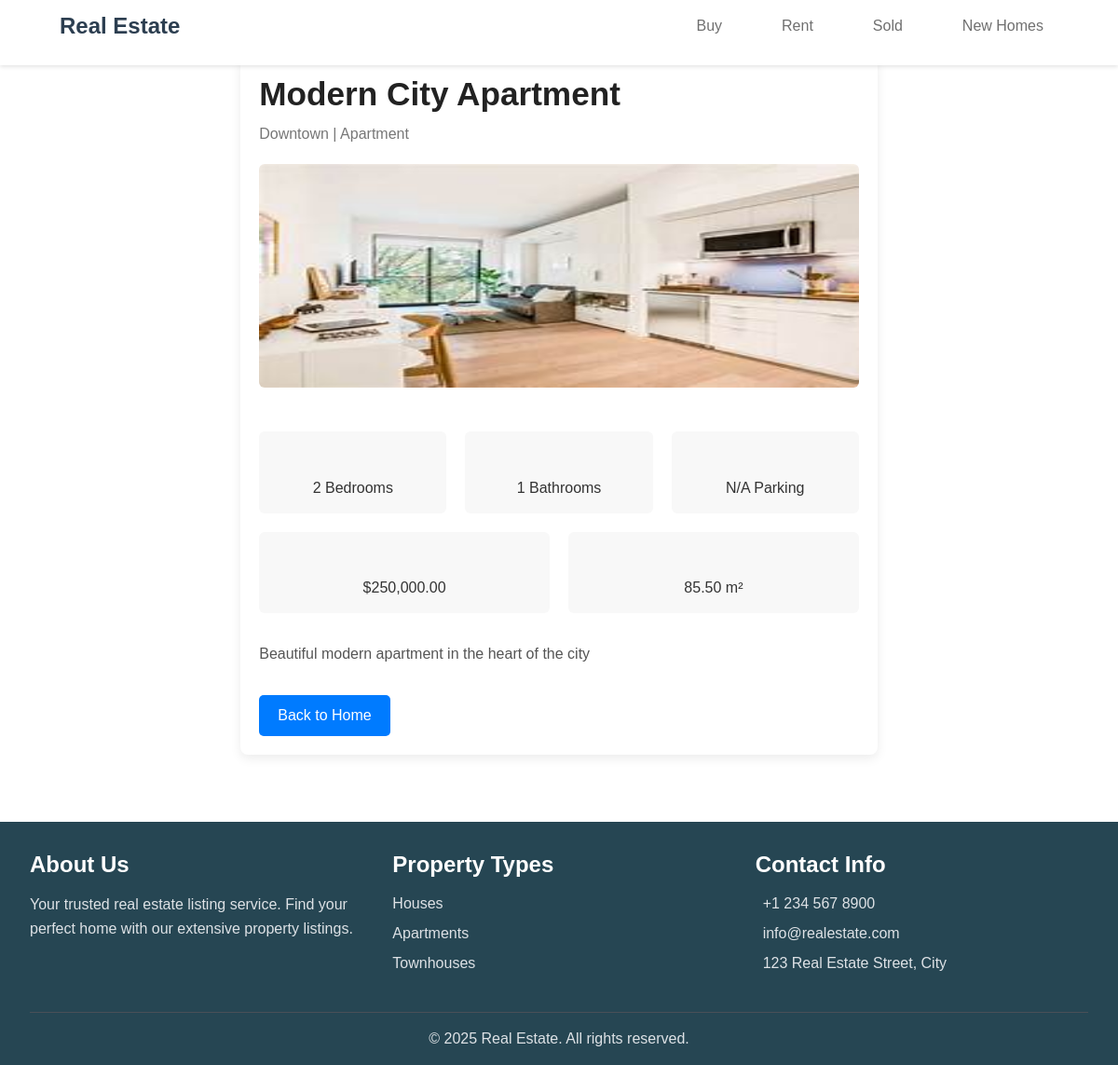
The page /property.php?id=1 on the database as committed earlier.
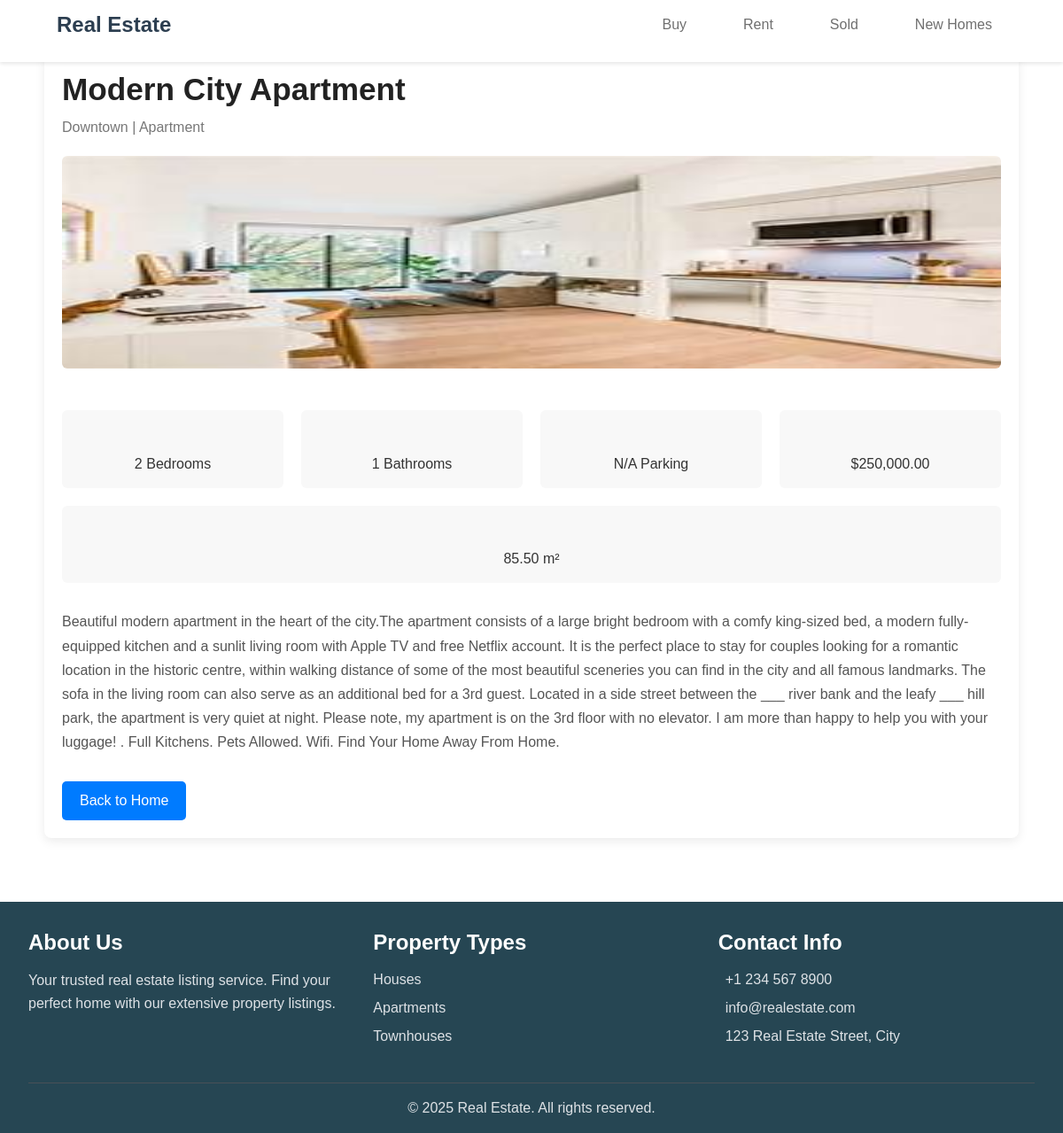
The same page on the database as committed later.
### tables this page shows
CREATE TABLE `properties` (
  `id` int(11) NOT NULL AUTO_INCREMENT,
  `title` varchar(100) NOT NULL,
  `description` text DEFAULT NULL,
  `price` decimal(10,2) DEFAULT NULL,
  `location` varchar(100) DEFAULT NULL,
  `property_type` varchar(50) DEFAULT NULL,
  `bedrooms` int(11) DEFAULT NULL,
  `bathrooms` int(11) DEFAULT NULL,
  `area` decimal(10,2) DEFAULT NULL,
  `featured` tinyint(1) DEFAULT 0,
  `image_url` varchar(255) DEFAULT NULL,
  `created_at` timestamp NOT NULL DEFAULT current_timestamp(),
  `category_id` int(11) DEFAULT NULL,
  `status` varchar(50) DEFAULT 'available',
  `is_new` tinyint(1) DEFAULT 0,
  PRIMARY KEY (`id`),
  KEY `category_id` (`category_id`)
);

### property.php (the view, shortened to what this page needs)
<?php
require_once 'includes/database.php';
$property_id = (int)$_GET['id'];
$stmt = $conn->prepare("SELECT * FROM properties WHERE id = ?");
$stmt->execute([$property_id]);
$property = $stmt->fetch(PDO::FETCH_ASSOC);
?>
<!DOCTYPE html>
<html lang="en">
<head>
    <link rel="stylesheet" href="assets/css/property.css">
    <link rel="stylesheet" href="assets/css/variables.css" as="style">
    <link rel="stylesheet" href="assets/css/main.css" as="style">
    <link rel="stylesheet" href="assets/css/home.css" as="style">
</head>
<body>
    <?php include 'includes/header.php'; ?>
    <main class="property-details">
        <div class="property-container">
    <div class="property-header">
        <h1><?= htmlspecialchars($property['title']) ?></h1>
        <div class="property-meta"><?= htmlspecialchars($property['location']) ?> | <?= ucfirst($property['property_type']) ?></div>
    </div>
    <img class="property-image" src="<?= htmlspecialchars($property['image_url']) ?>" alt="<?= htmlspecialchars($property['title']) ?>">
    <div class="property-details">
        <div class="property-detail"><i class="fas fa-bed"></i><br><?= $property['bedrooms'] ?> Bedrooms</div>
        <div class="property-detail"><i class="fas fa-bath"></i><br><?= $property['bathrooms'] ?> Bathrooms</div>
        <div class="property-detail"><i class="fas fa-car"></i><br><?= $property['parking'] ?? 'N/A' ?> Parking</div>
        <div class="property-detail"><i class="fas fa-dollar-sign"></i><br>$<?= number_format($property['price'], 2) ?></div>
        <div class="property-detail"><i class="fas fa-vector-square"></i><br><?= $property['area'] ?> m²</div>
    </div>
    <div class="property-description">
        <?= nl2br(htmlspecialchars($property['description'])) ?>
    </div>
    <a class="back-to-home" href="index.php"><i class="fas fa-arrow-left"></i> Back to Home</a>
</div>
    </main>
    <?php include 'includes/footer.php'; ?>
</body>
</html>

Rows that differ between the two databases and show on the page:
changed properties "Modern City Apartment": description "Beautiful modern apartment in the heart of the city" → "…the heart of the city.The apartment consists of a large bright bedroom with a comfy king-sized bed, a modern fully-equipped kitchen and a sunlit living room with Apple TV and free Netflix account. It is the perfect place to stay for couples looking for a romantic location in the historic centre, within walking distance of some of the most beautiful sceneries you can find in the city and all famous landmarks. The sofa in the living room can also serve as an additional bed for a 3rd guest. Located in a side street between the ___ river bank and the leafy ___ hill park, the apartment is very quiet at night. Please note, my apartment is on the 3rd floor with no elevator. I am more than happy…"
